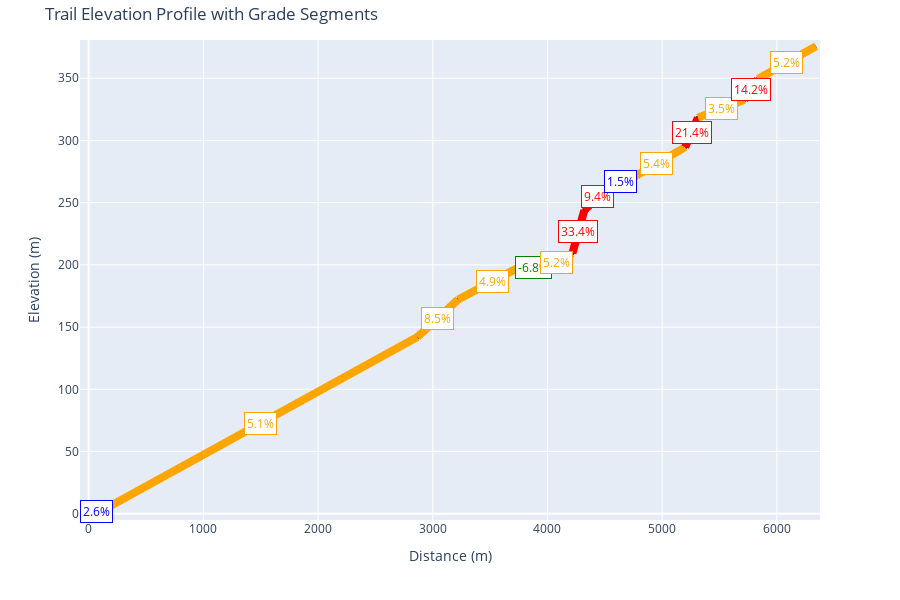

The cell this chart's notebook holds for it:
### Code cell
plot_elevation_profile(cut_segment(df_parquet['altitude_profile'].iloc[14], df_parquet['distance_profile'].iloc[14], df_parquet['coordinates'].iloc[14]))

### Figure 1 — Plotly figure (JSON) as saved in the notebook; plotly's stock layout.template omitted (floating-point values rounded to 4 significant figures)
{"data": [{"hoverinfo": "text", "line": {"color": "black", "width": 4}, "mode": "lines", "name": "Elevation", "text": ["Start: 0.0m<br>Grade: 2.6%<br>Type: flat<br>Elev Δ: 3.6m<br>Max: 9.7%<br>Min: 0.7%", "", "Start: 136.6m<br>Grade: 5.1%<br>Type: climb<br>Elev Δ: 138.4m<br>Max: 12.3%<br>Min: -4.6%", "", "Start: 2865.6m<br>Grade: 8.5%<br>Type: climb<br>Elev Δ: 30.2m<br>Max: 6.3%<br>Min: 1.5%", "", "Start: 3221.2m<br>Grade: 4.9%<br>Type: climb<br>Elev Δ: 29.6m<br>Max: 8.9%<br>Min: 3.2%", "", "Start: 3828.9m<br>Grade: -6.8%<br>Type: descent<br>Elev Δ: -7.2m<br>Max: 5.1%<br>Min: 1.1%", "", "Start: 3935.2m<br>Grade: 5.2%<br>Type: climb<br>Elev Δ: 14.8m<br>Max: 3.7%<br>Min: -0.7%", "", "Start: 4218.2m<br>Grade: 33.4%<br>Type: climb<br>Elev Δ: 34.4m<br>Max: 10.7%<br>Min: 2.5%", "", "Start: 4321.1m<br>Grade: 9.4%<br>Type: climb<br>Elev Δ: 22.2m<br>Max: 13.8%<br>Min: 11.0%", "", "Start: 4558.0m<br>Grade: 1.5%<br>Type: flat<br>Elev Δ: 2.2m<br>Max: 16.9%<br>Min: 10.1%", "", "Start: 4708.6m<br>Grade: 5.4%<br>Type: climb<br>Elev Δ: 26.4m<br>Max: 9.4%<br>Min: 3.4%", "", "Start: 5200.8m<br>Grade: 21.4%<br>Type: climb<br>Elev Δ: 23.6m<br>Max: 9.4%<br>Min: 4.8%", "", "Start: 5311.1m<br>Grade: 3.5%<br>Type: climb<br>Elev Δ: 14.4m<br>Max: 9.2%<br>Min: 5.3%", "", "Start: 5717.0m<br>Grade: 14.2%<br>Type: climb<br>Elev Δ: 16.7m<br>Max: 7.9%<br>Min: 4.2%", "", "Start: 5834.4m<br>Grade: 5.2%<br>Type: climb<br>Elev Δ: 26.4m<br>Max: 7.9%<br>Min: 4.9%", ""], "type": "scatter", "x": [0, 136.6, 136.6, 2866.0, 2866.0, 3221.0, 3221.0, 3829.0, 3829.0, 3935.0, 3935.0, 4218.0, 4218.0, 4321.0, 4321.0, 4558, 4558, 4709.0, 4709.0, 5201.0, 5201.0, 5311.0, 5311.0, 5717, 5717, 5834.0, 5834.0, 6341.0], "y": [0, 3.6, 3.6, 142, 142, 172.2, 172.2, 201.8, 201.8, 194.6, 194.6, 209.4, 209.4, 243.8, 243.8, 266, 266, 268.2, 268.2, 294.6, 294.6, 318.2, 318.2, 332.6, 332.6, 349.3, 349.3, 375.7]}], "layout": {"annotations": [{"bgcolor": "white", "bordercolor": "blue", "borderpad": 2, "borderwidth": 1, "font": {"color": "blue", "size": 12}, "showarrow": false, "text": "2.6%", "x": 68.3, "y": 1.8}, {"bgcolor": "white", "bordercolor": "orange", "borderpad": 2, "borderwidth": 1, "font": {"color": "orange", "size": 12}, "showarrow": false, "text": "5.1%", "x": 1501.0, "y": 72.8}, {"bgcolor": "white", "bordercolor": "orange", "borderpad": 2, "borderwidth": 1, "font": {"color": "orange", "size": 12}, "showarrow": false, "text": "8.5%", "x": 3043.0, "y": 157.1}, {"bgcolor": "white", "bordercolor": "orange", "borderpad": 2, "borderwidth": 1, "font": {"color": "orange", "size": 12}, "showarrow": false, "text": "4.9%", "x": 3525.0, "y": 187}, {"bgcolor": "white", "bordercolor": "green", "borderpad": 2, "borderwidth": 1, "font": {"color": "green", "size": 12}, "showarrow": false, "text": "-6.8%", "x": 3882.0, "y": 198.2}, {"bgcolor": "white", "bordercolor": "orange", "borderpad": 2, "borderwidth": 1, "font": {"color": "orange", "size": 12}, "showarrow": false, "text": "5.2%", "x": 4077.0, "y": 202}, {"bgcolor": "white", "bordercolor": "red", "borderpad": 2, "borderwidth": 1, "font": {"color": "red", "size": 12}, "showarrow": false, "text": "33.4%", "x": 4270.0, "y": 226.6}, {"bgcolor": "white", "bordercolor": "red", "borderpad": 2, "borderwidth": 1, "font": {"color": "red", "size": 12}, "showarrow": false, "text": "9.4%", "x": 4440.0, "y": 254.9}, {"bgcolor": "white", "bordercolor": "blue", "borderpad": 2, "borderwidth": 1, "font": {"color": "blue", "size": 12}, "showarrow": false, "text": "1.5%", "x": 4633.0, "y": 267.1}, {"bgcolor": "white", "bordercolor": "orange", "borderpad": 2, "borderwidth": 1, "font": {"color": "orange", "size": 12}, "showarrow": false, "text": "5.4%", "x": 4955.0, "y": 281.4}, {"bgcolor": "white", "bordercolor": "red", "borderpad": 2, "borderwidth": 1, "font": {"color": "red", "size": 12}, "showarrow": false, "text": "21.4%", "x": 5256.0, "y": 306.4}, {"bgcolor": "white", "bordercolor": "orange", "borderpad": 2, "borderwidth": 1, "font": {"color": "orange", "size": 12}, "showarrow": false, "text": "3.5%", "x": 5514.0, "y": 325.4}, {"bgcolor": "white", "bordercolor": "red", "borderpad": 2, "borderwidth": 1, "font": {"color": "red", "size": 12}, "showarrow": false, "text": "14.2%", "x": 5776.0, "y": 340.9}, {"bgcolor": "white", "bordercolor": "orange", "borderpad": 2, "borderwidth": 1, "font": {"color": "orange", "size": 12}, "showarrow": false, "text": "5.2%", "x": 6088.0, "y": 362.5}], "height": 600, "hovermode": "x unified", "legend": {"orientation": "h", "x": 1, "xanchor": "right", "y": 1.02, "yanchor": "bottom"}, "margin": {"t": 40}, "shapes": [{"line": {"color": "blue", "dash": "solid", "width": 8}, "type": "line", "x0": 0, "x1": 136.6, "y0": 0, "y1": 3.6}, {"line": {"color": "orange", "dash": "solid", "width": 8}, "type": "line", "x0": 136.6, "x1": 2866.0, "y0": 3.6, "y1": 142}, {"line": {"color": "orange", "dash": "solid", "width": 8}, "type": "line", "x0": 2866.0, "x1": 3221.0, "y0": 142, "y1": 172.2}, {"line": {"color": "orange", "dash": "solid", "width": 8}, "type": "line", "x0": 3221.0, "x1": 3829.0, "y0": 172.2, "y1": 201.8}, {"line": {"color": "green", "dash": "solid", "width": 8}, "type": "line", "x0": 3829.0, "x1": 3935.0, "y0": 201.8, "y1": 194.6}, {"line": {"color": "orange", "dash": "solid", "width": 8}, "type": "line", "x0": 3935.0, "x1": 4218.0, "y0": 194.6, "y1": 209.4}, {"line": {"color": "red", "dash": "solid", "width": 8}, "type": "line", "x0": 4218.0, "x1": 4321.0, "y0": 209.4, "y1": 243.8}, {"line": {"color": "red", "dash": "solid", "width": 8}, "type": "line", "x0": 4321.0, "x1": 4558, "y0": 243.8, "y1": 266}, {"line": {"color": "blue", "dash": "solid", "width": 8}, "type": "line", "x0": 4558, "x1": 4709.0, "y0": 266, "y1": 268.2}, {"line": {"color": "orange", "dash": "solid", "width": 8}, "type": "line", "x0": 4709.0, "x1": 5201.0, "y0": 268.2, "y1": 294.6}, {"line": {"color": "red", "dash": "solid", "width": 8}, "type": "line", "x0": 5201.0, "x1": 5311.0, "y0": 294.6, "y1": 318.2}, {"line": {"color": "orange", "dash": "solid", "width": 8}, "type": "line", "x0": 5311.0, "x1": 5717, "y0": 318.2, "y1": 332.6}, {"line": {"color": "red", "dash": "solid", "width": 8}, "type": "line", "x0": 5717, "x1": 5834.0, "y0": 332.6, "y1": 349.3}, {"line": {"color": "orange", "dash": "solid", "width": 8}, "type": "line", "x0": 5834.0, "x1": 6341.0, "y0": 349.3, "y1": 375.7}], "title": {"text": "Trail Elevation Profile with Grade Segments"}, "xaxis": {"title": {"text": "Distance (m)"}}, "yaxis": {"range": [-5, 380.7], "title": {"text": "Elevation (m)"}}}}
